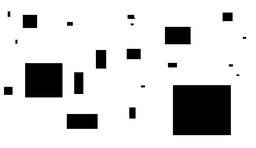
#> input picture imagens/quadrados.png, 256 x 148 px, shrunk from 897 x 518 before the run
$ python main.py
#> lines starting #> are read from the running program, lines starting #| are printed output that depends on the picture; after the words box and inside, x2 and y2 are one past the last pixel; in counts of white or black regions, pixels touching at a corner belong together
# hit or miss

import numpy as np
import cv2
import math

imagem = cv2.imread('../imagens/quadrados.png')
#> imagem is the input picture: shape (148, 256, 3); min 0, max 255, mean 213.4

if imagem is None:
    print("Erro ao carregar a imagem")
    exit()

A, B, C = imagem.shape
#> A = 148; B = 256; C = 3

matriz = np.array([
    255, 255, 255,
    255, 255, 255,
    255, 255, 255
])

tamanhoMatriz = int(math.sqrt(matriz.size))
iBorda = tamanhoMatriz // 2
borda = iBorda * 2

novaImagem = np.zeros((A + borda, B + borda), dtype=np.uint8)

for i in range(A + borda):
    for j in range(B + borda):
        if i < iBorda or i >= A + iBorda or j < iBorda or j >= B + iBorda:
            novaImagem[i][j] = 0
        else:
            novaImagem[i][j] = int(imagem[i - iBorda][j - iBorda].sum()) // 3
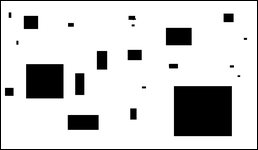
#> novaImagem: shape (150, 258); min 0, max 255, mean 208.9

for i in range(A + borda):
    for j in range(B + borda):
        if novaImagem[i][j] < 150:
            novaImagem[i][j] = 255
        else:
            novaImagem[i][j] = 0
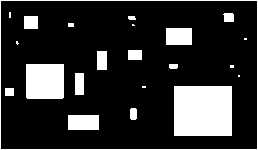
#> novaImagem: shape (150, 258); 18.2% white; 22 white regions (7 under 20 px), largest, box (x1, y1, x2, y2) and area: (174, 86, 232, 136) 2900, (26, 64, 64, 99) 1328, (0, 0, 258, 150) 812

imagemErosao = np.zeros((A, B), dtype=np.uint8)

for i in range(iBorda, A + iBorda):
    for j in range(iBorda, B + iBorda):
        somatorio = 0
        index = 0

        for y in range(-iBorda, iBorda + 1):
            for x in range(-iBorda, iBorda + 1):
                if matriz[index] == 255 and novaImagem[i + x][j + y] == 255:
                    somatorio += 255
                index += 1

        if somatorio == np.sum(matriz):
            imagemErosao[i - iBorda][j - iBorda] = 255
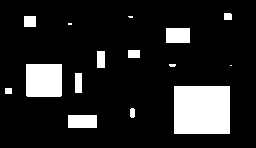
#> imagemErosao: shape (148, 256); 14% white; 15 white regions (4 under 20 px), largest, box (x1, y1, x2, y2) and area: (174, 86, 230, 134) 2688, (26, 64, 62, 97) 1186, (68, 115, 97, 128) 377

imagemFinal = np.zeros((A, B), dtype=np.uint8)

for i in range(A):
    for j in range(B):
        if imagemErosao[i][j] == 255:
            imagemFinal[i][j] = 255

cv2.imshow("Erosao", imagemErosao)
cv2.imshow("Hit or Miss", imagemFinal)

cv2.waitKey(0)
cv2.destroyAllWindows()

$ run again, with imagens/esqueletizacao.png copied over imagens/quadrados.png
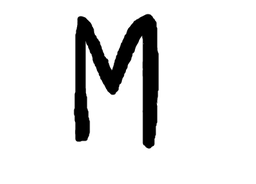
#> input picture imagens/esqueletizacao.png, 256 x 184 px, shrunk from 372 x 267 before the run
#> imagem is the input picture: shape (184, 256, 3); min 0, max 255, mean 227.5
#> after the loop `for i in range(A + borda):`:
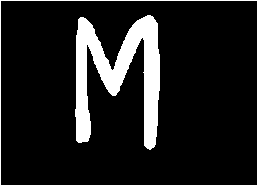
#> novaImagem: shape (186, 258); 12.6% white; 2 white regions, box (x1, y1, x2, y2) and area: (75, 15, 160, 150) 5154, (0, 0, 258, 186) 884
#> after the loop `for i in range(iBorda, A + iBorda):`:
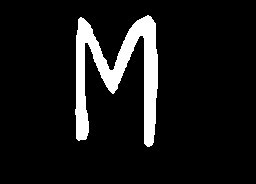
#> imagemErosao: shape (184, 256); 9.1% white; 1 white region, box (x1, y1, x2, y2) and area: (75, 15, 158, 147) 4291
